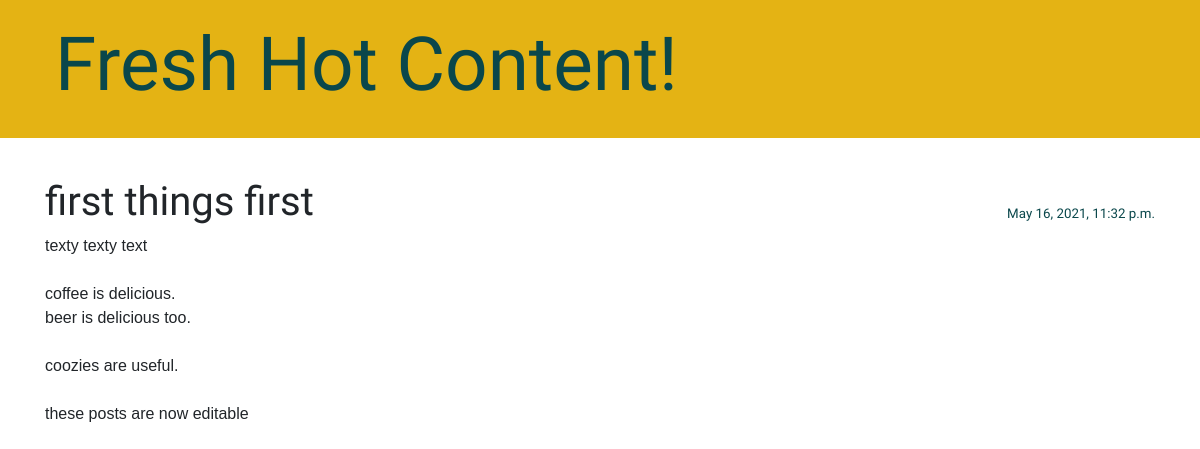
/post/1/, run on an earlier commit of the app's database.
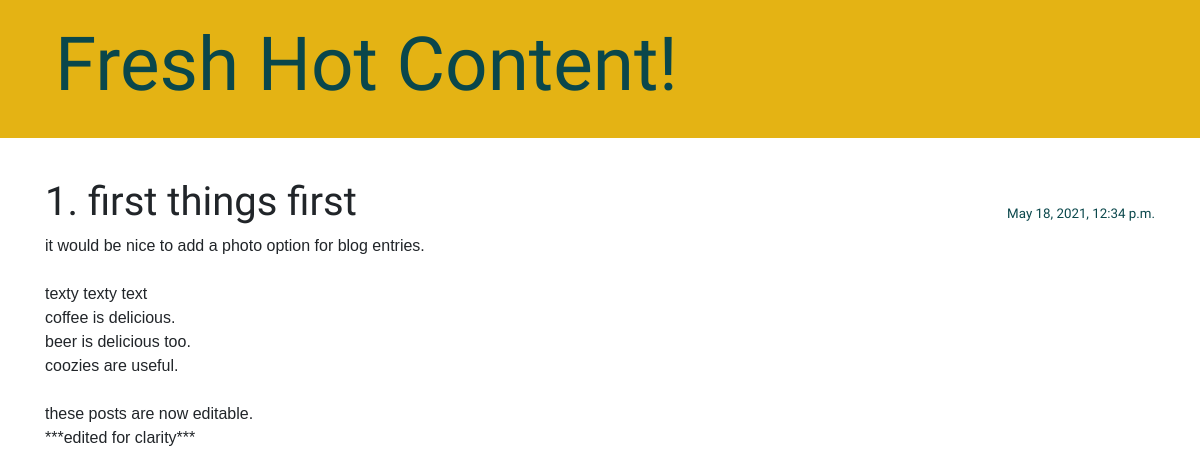
And on a later commit of the database.
### blog/models.py (models this page shows, shortened)
class Post(models.Model):
    author = models.ForeignKey(settings.AUTH_USER_MODEL, on_delete=models.CASCADE)
    title = models.CharField(max_length=200)
    text = models.TextField()
    created_date = models.DateTimeField(default=timezone.now)
    published_date = models.DateTimeField(blank=True, null=True)

### blog/views.py (the view)
# urls.py: path('post/<int:pk>/', views.post_detail, name='post_detail'),
def post_detail(request, pk):
    post = get_object_or_404(Post, pk=pk)
    return render(request, 'blog/post_detail.html', {'post': post})

### blog/templates/blog/post_detail.html (shortened to what this page needs)
{% extends 'blog/base.html' %}
{% block content %}
    <article class="post">
        {% if post.published_date %}
            <time class="date">
                {{ post.published_date }}
            </time>
        {% endif %}
        <h1>{{ post.title }}</h1>
        <p>{{ post.text|linebreaksbr }}</p>
    </article>
{% endblock %}

What changed in the data, as far as the page shows it:
changed Post: published_date "May 16, 2021, 11:32 p.m." → "May 18, 2021, 12:34 p.m."; title "first things first" → "1. first things first"; text "texty texty text coffee is delicious. beer is delicious too. coozies are useful. these posts are now editable" → "it would be nice to add a photo option for blog entries. texty texty text coffee is delicious. beer is delicious too. coozies are useful. these posts are now editable. ***edited for clarity***"
